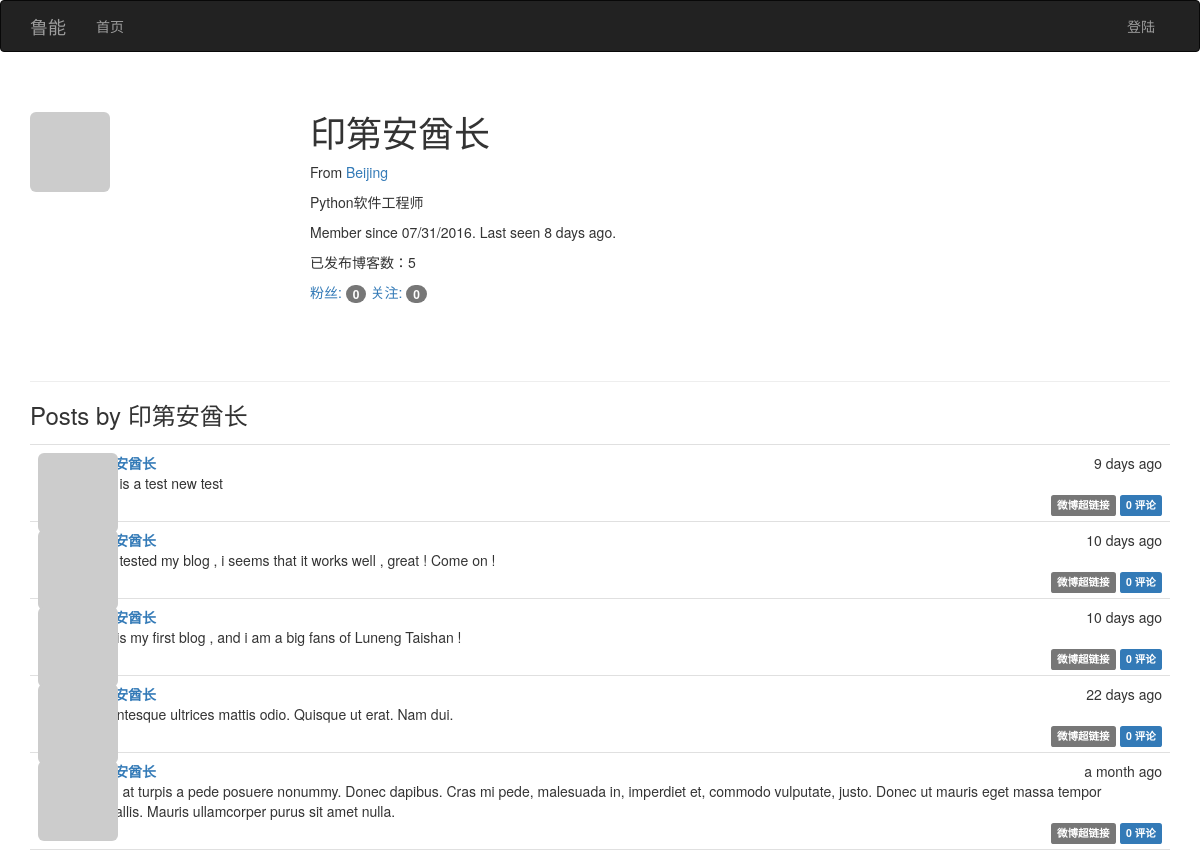
The app's page /user/印第安酋长, older data.
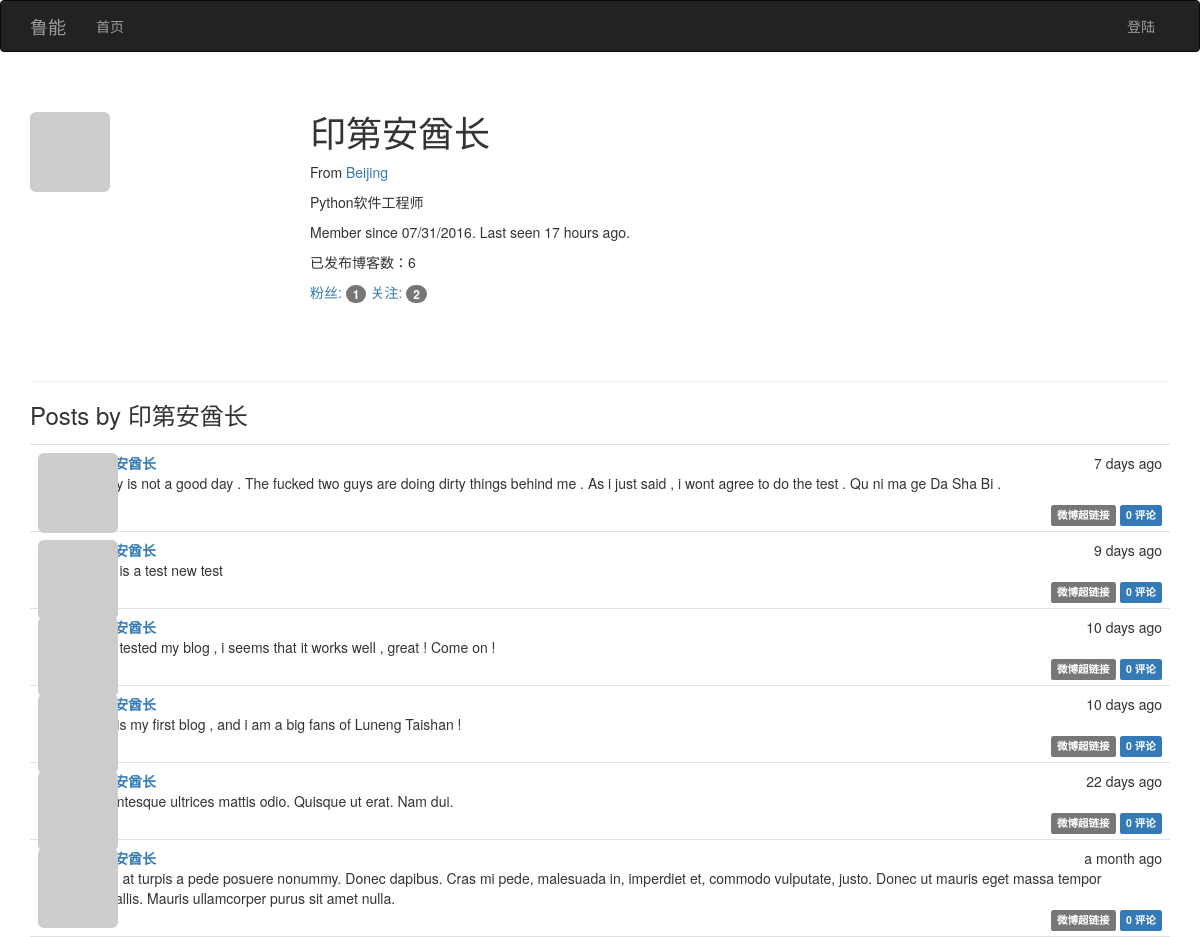
The same page, newer data.
### app/models.py (models this page shows, shortened)
class User(UserMixin,db.Model):
    __tablename__='users'
    id=db.Column(db.Integer,primary_key=True)
    email=db.Column(db.String(64),unique=True,index=True)
    username=db.Column(db.String(64),unique=True,index=True)
    password_hash=db.Column(db.String(128))
    role_id=db.Column(db.Integer,db.ForeignKey('roles.id'))
    name=db.Column(db.String(64))
    location=db.Column(db.String(64))
    about_me=db.Column(db.Text())
    member_since=db.Column(db.DateTime(),default=datetime.utcnow)
    last_seen=db.Column(db.DateTime(),default=datetime.utcnow)
    avatar_hash=db.Column(db.String(32))
    posts=db.relationship('Post',backref='author',lazy='dynamic')
    followed=db.relationship('Follow',foreign_keys=[Follow.follower_id],backref=db.backref('follower',lazy='joined'),lazy='dynamic',cascade='all,delete-orphan')
    followers=db.relationship('Follow',foreign_keys=[Follow.followed_id],backref=db.backref('followed', lazy='joined'),lazy='dynamic',cascade='all, delete-orphan')
    comments=db.relationship('Comment',backref='author',lazy='dynamic')
    @property
    def password(self):
        raise AttributeError('password is not a readable attribute')
    def gravatar(self,size=100,default='identicon',rating='g'):
        if request.is_secure:
            url = 'https://secure.gravatar.com/avatar'
        else:
            url = 'http://cn.gravatar.com/avatar'
        hash= self.avatar_hash or hashlib.md5(str(self.email).encode('utf-8')).hexdigest()
        return '{url}/{hash}?s={size}&d={default}&r={rating}'.format(url=url, hash=hash, size=size, default=default, rating=rating)

class Post(db.Model):
    __tablename__ = 'posts'
    id = db.Column(db.Integer, primary_key=True)
    body = db.Column(db.Text)
    timestamp = db.Column(db.DateTime, index=True, default=datetime.utcnow)
    author_id = db.Column(db.Integer, db.ForeignKey('users.id'))
    body_html=db.Column(db.Text)
    comments=db.relationship('Comment',backref='post',lazy='dynamic')

### app/main/views.py (the view)
@main.route('/user/<username>')
def user(username):
    user=User.query.filter_by(username=username).first()
    if user is None:
        abort(404)
    posts=user.posts.order_by(Post.timestamp.desc()).all()
    return render_template('user.html',user=user,posts=posts)

### app/auth/views.py (called while the page is built)
@auth.before_app_request
def before_request():
    if current_user.is_authenticated:
        current_user.ping()

### app/main/__init__.py (called while the page is built)
@main.app_context_processor
def inject_permissions():
    return dict(Permission=Permission)

### app/main/views.py (called while the page is built)
@main.after_app_request
def after_request(response):
    for query in get_debug_queries():
        current_app.logger.warning(
            'Slow query: %s\nParameters: %s\nDuration: %fs\nContext: %s\n'
            % (query.statement, query.parameters, query.duration,
               query.context))
    return response

### app/models.py (called while the page is built)
    def can(self, permissions):
        return False

    def is_administrator(self):
        return False

### app/templates/user.html (shortened to what this page needs)
{% extends "base.html" %}
{% block page_content %}
<div class="page-header">
    <img class="img-rounded profile-thumbnail" src="{{ user.gravatar(size=256) }}">
    <div class="profile-header">
        <h1>{{ user.username }}</h1>
        {% if user.name or user.location %}
        <p>
            {% if user.location %}
                From <a href="http://map.baidu.com/?q={{ user.location }}">{{ user.location }}</a>
            {% endif %}
        </p>
        {% endif %}
        {% if user.about_me %}<p>{{ user.about_me }}</p>{% endif %}
        <p>Member since {{ moment(user.member_since).format('L') }}. Last seen {{ moment(user.last_seen).fromNow() }}.</p>
        <p>已发布博客数：{{ user.posts.count() }}</p>
        <p>
            <a href="{{ url_for('.followers', username=user.username) }}">
                粉丝: <span class="badge">{{ user.followers.count()-1 }}</span>
            </a>
            <a href="{{ url_for('.followed_by', username=user.username) }}">
                关注: <span class="badge">{{ user.followed.count()-1 }}</span>
            </a>
        </p>
    </div>
</div>
<h3>Posts by {{ user.username }}</h3>
{% include '_posts.html' %}
{% endblock %}

### app/templates/_posts.html (shortened to what this page needs)
<ul class="posts">
    {% for post in posts %}
    <li class="post">
        <div class="post-thumbnail">
            <a href="{{ url_for('.user', username=post.author.username) }}">
                <img class="img-rounded profile-thumbnail" src="{{ post.author.gravatar(size=40) }}">
            </a>
        </div>
        <div class="post-content">
            <div class="post-date">{{ moment(post.timestamp).fromNow() }}</div>
            <div class="post-author"><a href="{{ url_for('.user', username=post.author.username) }}">{{ post.author.username }}</a></div>
            <div class="post-body">
                {% if post.body_html %}
                    {{ post.body_html | safe }}
                {% else %}
                    {{ post.body }}
                {% endif %}
            </div>
            <div class="post-footer">
                <a href="{{ url_for('.post', id=post.id) }}">
                    <span class="label label-default">微博超链接</span>
                </a>
                <a href="{{ url_for('.post', id=post.id) }}#comments">
                    <span class="label label-primary">{{ post.comments.count() }} 评论</span>
                </a>
            </div>
        </div>
    </li>
    {% endfor %}
</ul>

Row changes from the older to the newer data that the page shows:
changed User "印第安酋长": last_seen "8 days ago" → "17 hours ago"
added Post: timestamp "7 days ago", author.username "印第安酋长", body_html "Today is not a good day . The fucked two guys are doing dirty things behind me . As i just said , i wont agree to do the test . Qu ni ma ge Da Sha Bi .", comments.count "0"
Text that changed along with them:
{{ user.posts.count() }}: "5" → "6"
{{ user.followers.count()-1 }}: "0" → "1"
{{ user.followed.count()-1 }}: "0" → "2"
